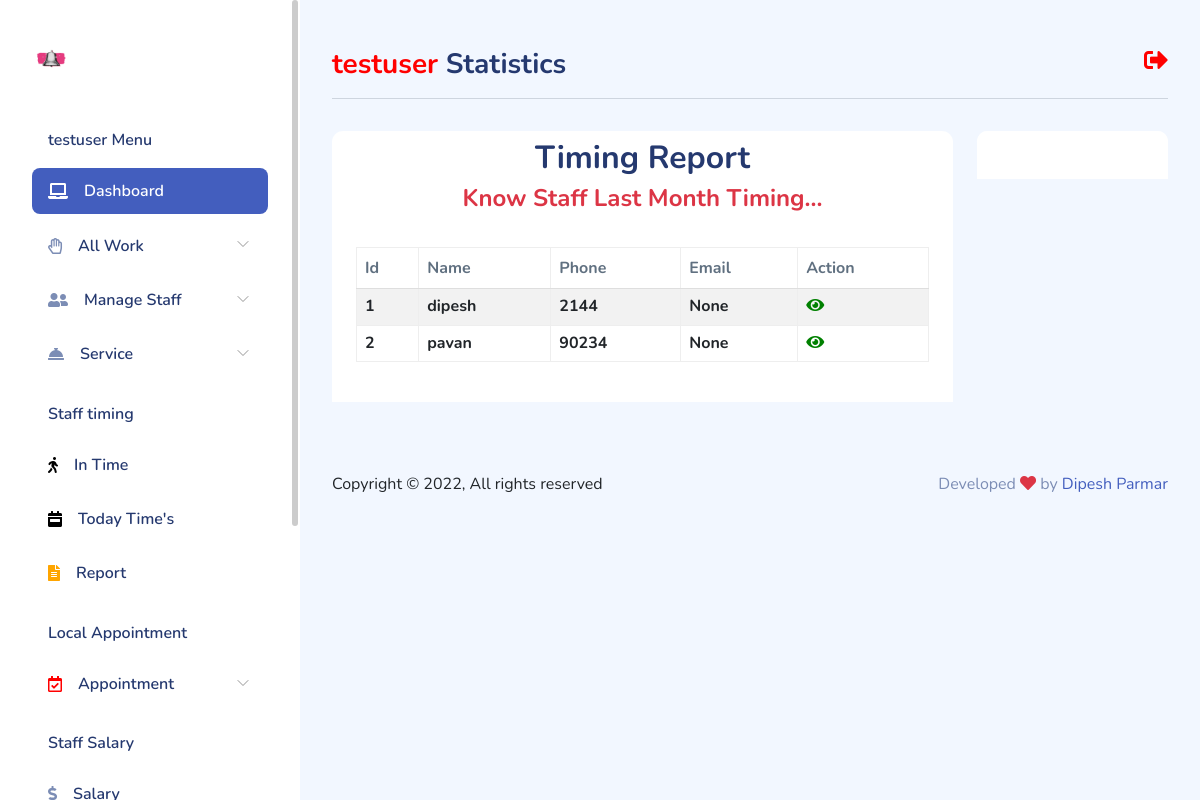
Screenshot of /client/timeing-report/ (signed in) with the database file from the repository.
### client/models.py (models this page shows, shortened)
class Staff(models.Model):
    user = models.ForeignKey(User, on_delete=models.CASCADE,null=True, blank=True)
    profile = models.ImageField(upload_to = 'staff/')
    name = models.CharField(max_length=100)
    phone = models.PositiveIntegerField()
    email = models.EmailField(max_length=100, null=True, blank=True)
    service = models.CharField(max_length=100, null=True, blank=True)
    fdate = models.DateTimeField(auto_now_add=True)

### client/views.py (the view)
# urls.py: path('timeing-report/', views.time_report, name='report'),
@user_passes_test(lambda u: u.is_authenticated, login_url='/')
def time_report(request):
    mo_time = Staff.objects.filter(user=request.user)
    context = {'data': mo_time}
    return render(request, 'client/time_report.html', context)

### client/templates/client/time_report.html (shortened to what this page needs)
{% extends "client/layout.html" %}
{% block table %}
<div class="h2 text-center mt-2">Timing Report <br>
    <span class="h4 text-danger text-center">Know Staff Last Month Timing...</span>   </div>
<div class="card-header">
    <div class="table-responsive">
    <table class="table table-hover table-bordered table-striped">
        <thead>
          <tr>
            <th scope="col">Id</th>
            <th scope="col">Name</th>
            <th scope="col">Phone</th>
            <th scope="col">Email</th>
            <th scope="col">Action</th>
        </tr>
        </thead>
        <tbody>
            {% if data %}
                {% for dt in data %}
                    <tr class="text-dark h6">
                    <th scope="row">{{forloop.counter}}</th>
                    <td>{{dt.name}}</td>
                    <td>{{dt.phone}}</td>
                    <td>{{dt.email}}</td>
                    <td><a href="{% url 'get_rec' dt.name %}"><i class="fas fa-eye" style="color:green;"></i></a></td>
                    </tr>
                {% endfor %}
            {% else %}
            <h3 class="text-danger text-center">Data Not Found</h3>
            {% endif %}
        </tbody>
      </table>
    </div>
</div>
{% endblock table %}
{% block cardfeatur %}
<div class="card-header">
</div>
{% endblock cardfeatur %}

### client/templates/client/layout.html (shortened to what this page needs)
{% load static %}
<!DOCTYPE html>
<html lang="en">
<head>
  <link rel="stylesheet" href="https://use.fontawesome.com/releases/v5.11.2/css/all.css">
    <link rel="stylesheet" href="{% static 'client/css/bootstrap.css' %}">
    <link rel="stylesheet" href="{% static 'client/css/bold.css' %}">
    <link rel="stylesheet" href="{% static 'client/css/perfect-scrollbar.css' %}">
    <link rel="stylesheet" href="{% static 'client/css/bootstrap-icons.css' %}">
    <link rel="stylesheet" href="{% static 'client/css/app.css' %}">
</head>
<body>
    <div id="app">
        <div id="sidebar" class="active">
            <div class="sidebar-wrapper active">
    <div class="sidebar-header">
        <div class="d-flex justify-content-between">
            <div class="logo">
                <a href="index.html"><img src="{% static 'client/img/bell.png' %}"  class="img-fluid"  alt="Logo" srcset=""></a>
            </div>
        </div>
    </div>
    <div class="sidebar-menu">
        <ul class="menu">
            <li class="sidebar-title">{{request.user}} Menu</li>
            <li
                class="sidebar-item active ">
                <a href="{% url 'client' %}" class='sidebar-link'>
                    <i class="fas fa-laptop"></i>
                    <span>Dashboard</span>
                </a>
            </li>
            <li
                class="sidebar-item  has-sub">
                <a href="#" class='sidebar-link'>
                    <i class="far fa-hand-paper"></i>
                    <span>All Work</span>
                </a>
            </li>
            <li
                class="sidebar-item  has-sub">
                <a href="#" class='sidebar-link'>
                    <i class="fas fa-user-friends"></i>
                    <span>Manage Staff</span>
                </a>
            </li>
            <li
                class="sidebar-item  has-sub">
                <a href="#" class='sidebar-link'>
                    <i class="fas fa-concierge-bell" style=""></i>
                    <span>Service</span>
                </a>
            </li>
            <li class="sidebar-title">Staff timing</li>
            <li
                class="sidebar-item  ">
                <a href="{% url 'timing' %}" class='sidebar-link'>
                    <i class="fas fa-walking" style="color:black;"></i>
                    <span>In Time</span>
                </a>
            </li>
            <li
                class="sidebar-item   ">
                <a href="{% url 'totime' %}" class='sidebar-link'>
                    <i class="fas fa-calendar-week" style="color:black;"></i>
                    <span>Today Time's</span>
                </a>
            </li>
            <li
            class="sidebar-item   ">
            <a href="{% url 'report' %}" class='sidebar-link'>
                <i class="fas fa-file-alt" style="color:orange;"></i>
                <span>Report</span>
            </a>
            </li>
            <li class="sidebar-title">Local Appointment</li>
            <li
                class="sidebar-item  has-sub">
                <a href="" class='sidebar-link'>
                    <i class="far fa-calendar-check" style="color:red;"></i>
                    <span>Appointment</span>
                </a>
            </li>
            <li class="sidebar-title">Staff Salary</li>
            <li
                class="sidebar-item  ">
                <a href="{% url 'salary' %}" class='sidebar-link'>
                    <i class="fas fa-dollar-sign"></i>
                    <span>Salary</span>
                </a>
            </li>
        </ul>
    </div>
</div>
        </div>
        <div id="main">
<div class="page-heading">
    <div class="float-end">
        <a href="{% url 'logoutv' %}"  ><i class="fas fa-sign-out-alt" style="font-size:24px; color:red;"></i></a>
    </div>
    <h3> <span style="color:red;">{{request.user}}</span> Statistics</h3>
    <hr>
</div>
<div class="page-content">
    <section class="row">
        <div class="col-12 col-lg-9">
            <div class="row">
                <div class="col-12">
                    <div class="card">
                        {% block table %}{% endblock table %}
                    </div>
                </div>
            </div>
            <div class="row">
                <div class="col-12 col-xl-4">
                </div>
                <div class="col-12 col-xl-8">
                </div>
            </div>
        </div>
        <div class="col-12 col-lg-3">
            <div class="card">
                {% block cardfeatur %}{% endblock cardfeatur %}
            </div>
            </div>
        </section>
    </div>
            <footer class="black">
                <div class="footer clearfix mb-0 text-muted">
                    <div class="float-start text-dark">
                        <p>Copyright  &copy; {% now 'Y' %},   All rights reserved</p>
                    </div>
                    <div class="float-end">
                        <p>Developed <span class="text-danger"><i class="fas fa-heart"></i></span> by <a
                                href="">Dipesh Parmar</a></p>
                    </div>
                </div>
            </footer>
        </div>
    </div>
</body>
</html>

### client/static/client/css/perfect-scrollbar.css (style rules this page uses)
.ps { overflow: hidden !important; overflow-anchor: none; -ms-overflow-style: none; touch-action: auto; -ms-touch-action: auto; }

### client/static/client/css/app.css (style rules this page uses)
.card { border:none;margin-bottom:2.2rem }
.card .card-header { border:none }
#sidebar.active .sidebar-wrapper { left:0 }
.sidebar-wrapper { background-color:#fff;bottom:0;height:100vh;overflow-y:auto;position:fixed;top:0;transition:left .5s ease-out;width:300px;z-index:10 }
.sidebar-wrapper .sidebar-header { font-size:2rem;font-weight:700;padding:2rem 2rem 1rem }
.sidebar-wrapper .sidebar-header img { height:1.2rem }
.sidebar-wrapper .menu { font-weight:600;margin-top:2rem;padding:0 2rem }
.sidebar-wrapper .menu .sidebar-title { color:#25396f;font-size:1rem;font-weight:600;list-style:none;margin:1.5rem 0 1rem;padding:0 1rem }
.sidebar-wrapper .menu .sidebar-link { align-items:center;border-radius:.5rem;color:#25396f;display:block;display:flex;font-size:1rem;padding:.7rem 1rem;text-decoration:none;transition:all .5s }
.sidebar-wrapper .menu .sidebar-link i,.sidebar-wrapper .menu .sidebar-link svg { color:#7c8db5 }
.sidebar-wrapper .menu .sidebar-link span { margin-left:1rem }
.sidebar-wrapper .menu .sidebar-item { list-style:none;margin-top:.5rem;position:relative }
.sidebar-wrapper .menu .sidebar-item.has-sub .sidebar-link:after { color:#ccc;display:block;position:absolute;right:15px;top:12px }
.sidebar-wrapper .menu .sidebar-item.active>.sidebar-link { background-color:#435ebe }
.sidebar-wrapper .menu .sidebar-item.active>.sidebar-link span { color:#fff }
.sidebar-wrapper .menu .sidebar-item.active>.sidebar-link i,.sidebar-wrapper .menu .sidebar-item.active>.sidebar-link svg { fill:#fff;color:#fff }
.dataTable-table td,.dataTable-table thead th,.table td,.table thead th { vertical-align:middle }
.dataTable-table:not(.table-borderless) thead th,.table:not(.table-borderless) thead th { border-bottom:1px solid #dedede!important }
#main { margin-left:300px;padding:2rem }
.page-heading { margin:0 0 2rem }
.page-heading h3 { font-weight:700 }
a { text-decoration:none }

### rows the page displays
Staff: name "dipesh", phone "2144", email "None"
Staff: name "pavan", phone "90234", email "None"

### other values shown
{{ request.user }} "testuser"
